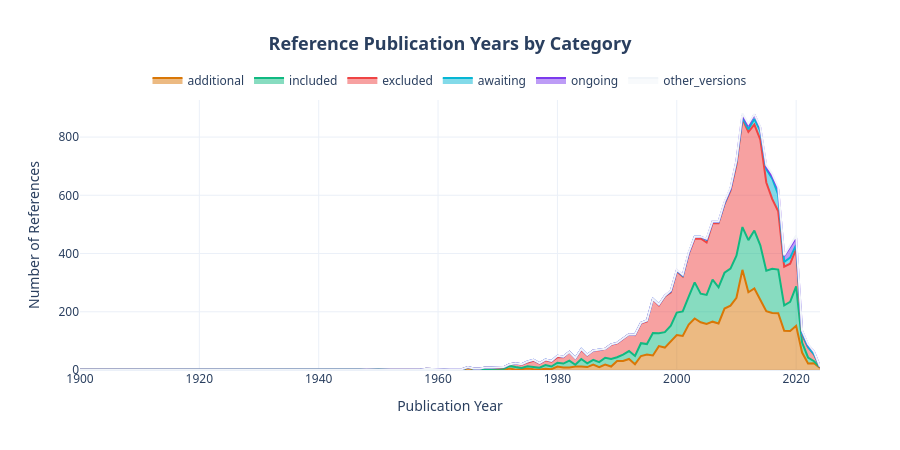

Here is the notebook cell this chart was saved with:
### Code cell
# ══════════════════════════════════════════════════════════════════════════════
#  REFERENCE PUBLICATION YEARS BY CATEGORY
# ══════════════════════════════════════════════════════════════════════════════

# Clean year data
refs_with_year = references[references['year'].notna()].copy()
refs_with_year['year'] = pd.to_numeric(refs_with_year['year'], errors='coerce')
refs_with_year = refs_with_year[(refs_with_year['year'] >= 1900) & (refs_with_year['year'] <= 2025)]

# Group by year and category
year_category = refs_with_year.groupby(['year', 'category']).size().reset_index(name='count')
year_category['label'] = year_category['category'].map(CATEGORY_LABELS)

fig = px.area(
    year_category,
    x='year',
    y='count',
    color='category',
    title='<b>Reference Publication Years by Category</b>',
    labels={'year': 'Publication Year', 'count': 'Number of References', 'category': 'Category'},
    template=template,
    color_discrete_map=CATEGORY_COLORS
)

fig.update_layout(
    height=450,
    font_family='Segoe UI, sans-serif',
    title_font_size=18,
    title_x=0.5,
    legend=dict(orientation='h', yanchor='bottom', y=1.02, xanchor='center', x=0.5, title=''),
    plot_bgcolor='rgba(0,0,0,0)',
    hovermode='x unified'
)

fig.show()

### Figure 1 — Plotly figure (JSON) as saved in the notebook; plotly's stock layout.template omitted (floating-point values rounded to 4 significant figures)
{"data": [{"fillpattern": {"shape": ""}, "hovertemplate": "Category=additional<br>Publication Year=%{x}<br>Number of References=%{y}<extra></extra>", "legendgroup": "additional", "line": {"color": "#D97706"}, "marker": {"symbol": "circle"}, "mode": "lines", "name": "additional", "orientation": "v", "showlegend": true, "stackgroup": "1", "type": "scatter", "x": [1900, 1901, 1910, 1922, 1926, 1938, 1950, 1959, 1960, 1961, 1965, 1966, 1967, 1969, 1971, 1972, 1973, 1974, 1975, 1976, 1977, 1978, 1979, 1980, 1981, 1982, 1983, 1984, 1985, 1986, 1987, 1988, 1989, 1990, 1991, 1992, 1993, 1994, 1995, 1996, 1997, 1998, 1999, 2000, 2001, 2002, 2003, 2004, 2005, 2006, 2007, 2008, 2009, 2010, 2011, 2012, 2013, 2014, 2015, 2016, 2017, 2018, 2019, 2020, 2021, 2022, 2023, 2024], "xaxis": "x", "y": [1, 1, 1, 1, 1, 2, 2, 2, 1, 2, 6, 2, 1, 2, 1, 5, 1, 4, 5, 3, 2, 4, 3, 12, 9, 9, 12, 12, 10, 19, 10, 19, 12, 31, 31, 38, 20, 48, 53, 50, 82, 77, 100, 120, 117, 156, 177, 164, 158, 166, 160, 211, 221, 248, 344, 267, 280, 242, 202, 196, 195, 135, 134, 152, 60, 22, 23, 7], "yaxis": "y"}, {"fillpattern": {"shape": ""}, "hovertemplate": "Category=included<br>Publication Year=%{x}<br>Number of References=%{y}<extra></extra>", "legendgroup": "included", "line": {"color": "#10B981"}, "marker": {"symbol": "circle"}, "mode": "lines", "name": "included", "orientation": "v", "showlegend": true, "stackgroup": "1", "type": "scatter", "x": [1913, 1938, 1947, 1949, 1950, 1955, 1956, 1957, 1958, 1960, 1962, 1963, 1965, 1966, 1967, 1968, 1969, 1970, 1971, 1972, 1973, 1974, 1975, 1976, 1977, 1978, 1979, 1980, 1981, 1982, 1983, 1984, 1985, 1986, 1987, 1988, 1989, 1990, 1991, 1992, 1993, 1994, 1995, 1996, 1997, 1998, 1999, 2000, 2001, 2002, 2003, 2004, 2005, 2006, 2007, 2008, 2009, 2010, 2011, 2012, 2013, 2014, 2015, 2016, 2017, 2018, 2019, 2020, 2021, 2022, 2023, 2024], "xaxis": "x", "y": [3, 1, 2, 2, 1, 1, 1, 1, 3, 1, 1, 2, 3, 1, 2, 4, 3, 4, 3, 9, 9, 3, 8, 8, 6, 13, 9, 13, 13, 23, 6, 26, 13, 16, 17, 23, 26, 13, 22, 27, 28, 44, 36, 77, 44, 53, 52, 77, 84, 96, 124, 98, 100, 144, 124, 123, 127, 145, 147, 179, 199, 186, 139, 152, 150, 87, 100, 135, 34, 21, 7, 2], "yaxis": "y"}, {"fillpattern": {"shape": ""}, "hovertemplate": "Category=excluded<br>Publication Year=%{x}<br>Number of References=%{y}<extra></extra>", "legendgroup": "excluded", "line": {"color": "#EF4444"}, "marker": {"symbol": "circle"}, "mode": "lines", "name": "excluded", "orientation": "v", "showlegend": true, "stackgroup": "1", "type": "scatter", "x": [1947, 1948, 1952, 1954, 1955, 1958, 1959, 1960, 1962, 1964, 1966, 1967, 1968, 1969, 1970, 1971, 1972, 1973, 1974, 1975, 1976, 1977, 1978, 1979, 1980, 1981, 1982, 1983, 1984, 1985, 1986, 1987, 1988, 1989, 1990, 1991, 1992, 1993, 1994, 1995, 1996, 1997, 1998, 1999, 2000, 2001, 2002, 2003, 2004, 2005, 2006, 2007, 2008, 2009, 2010, 2011, 2012, 2013, 2014, 2015, 2016, 2017, 2018, 2019, 2020, 2021, 2022, 2023], "xaxis": "x", "y": [1, 1, 1, 2, 1, 1, 1, 2, 2, 3, 2, 2, 5, 4, 3, 5, 6, 13, 11, 13, 21, 14, 16, 17, 19, 22, 30, 22, 31, 27, 32, 41, 31, 49, 48, 54, 58, 72, 68, 78, 116, 96, 123, 115, 141, 120, 147, 150, 190, 180, 195, 220, 236, 268, 312, 371, 372, 364, 363, 303, 239, 200, 133, 131, 129, 26, 35, 23], "yaxis": "y"}, {"fillpattern": {"shape": ""}, "hovertemplate": "Category=awaiting<br>Publication Year=%{x}<br>Number of References=%{y}<extra></extra>", "legendgroup": "awaiting", "line": {"color": "#06B6D4"}, "marker": {"symbol": "circle"}, "mode": "lines", "name": "awaiting", "orientation": "v", "showlegend": true, "stackgroup": "1", "type": "scatter", "x": [1965, 1970, 1971, 1974, 1975, 1976, 1977, 1978, 1979, 1980, 1981, 1983, 1984, 1985, 1987, 1989, 1990, 1991, 1993, 1994, 1995, 1996, 1997, 1998, 1999, 2000, 2001, 2002, 2003, 2004, 2005, 2006, 2007, 2008, 2009, 2010, 2011, 2012, 2013, 2014, 2015, 2016, 2017, 2018, 2019, 2020, 2021, 2023, 2024], "xaxis": "x", "y": [1, 2, 1, 2, 3, 3, 2, 3, 2, 5, 2, 1, 3, 2, 2, 1, 1, 1, 2, 2, 3, 1, 3, 1, 3, 3, 3, 2, 7, 6, 9, 4, 4, 2, 5, 9, 4, 9, 19, 31, 46, 70, 57, 16, 21, 14, 5, 1, 2], "yaxis": "y"}, {"fillpattern": {"shape": ""}, "hovertemplate": "Category=ongoing<br>Publication Year=%{x}<br>Number of References=%{y}<extra></extra>", "legendgroup": "ongoing", "line": {"color": "#7C3AED"}, "marker": {"symbol": "circle"}, "mode": "lines", "name": "ongoing", "orientation": "v", "showlegend": true, "stackgroup": "1", "type": "scatter", "x": [1998, 1999, 2000, 2001, 2002, 2005, 2006, 2007, 2008, 2009, 2010, 2011, 2012, 2013, 2014, 2015, 2016, 2017, 2018, 2019, 2020, 2021, 2022, 2023, 2024], "xaxis": "x", "y": [1, 2, 2, 2, 1, 2, 1, 1, 3, 2, 5, 9, 11, 16, 10, 8, 8, 19, 21, 37, 24, 9, 8, 9, 1], "yaxis": "y"}, {"fillpattern": {"shape": ""}, "hovertemplate": "Category=other_versions<br>Publication Year=%{x}<br>Number of References=%{y}<extra></extra>", "legendgroup": "other_versions", "line": {"color": "#F1F5F9"}, "marker": {"symbol": "circle"}, "mode": "lines", "name": "other_versions", "orientation": "v", "showlegend": true, "stackgroup": "1", "type": "scatter", "x": [1999, 2000, 2001, 2002, 2005, 2006, 2007, 2008, 2009, 2010, 2011, 2012, 2013, 2014, 2015, 2016, 2017, 2018, 2019, 2020, 2021, 2022], "xaxis": "x", "y": [1, 1, 1, 3, 2, 1, 1, 3, 3, 1, 6, 8, 1, 3, 6, 8, 6, 2, 5, 8, 2, 3], "yaxis": "y"}], "layout": {"font": {"family": "Segoe UI, sans-serif"}, "height": 450, "hovermode": "x unified", "legend": {"orientation": "h", "title": {"text": ""}, "tracegroupgap": 0, "x": 0.5, "xanchor": "center", "y": 1.02, "yanchor": "bottom"}, "plot_bgcolor": "rgba(0,0,0,0)", "title": {"font": {"size": 18}, "text": "<b>Reference Publication Years by Category</b>", "x": 0.5}, "xaxis": {"anchor": "y", "domain": [0, 1], "title": {"text": "Publication Year"}}, "yaxis": {"anchor": "x", "domain": [0, 1], "title": {"text": "Number of References"}}}}
